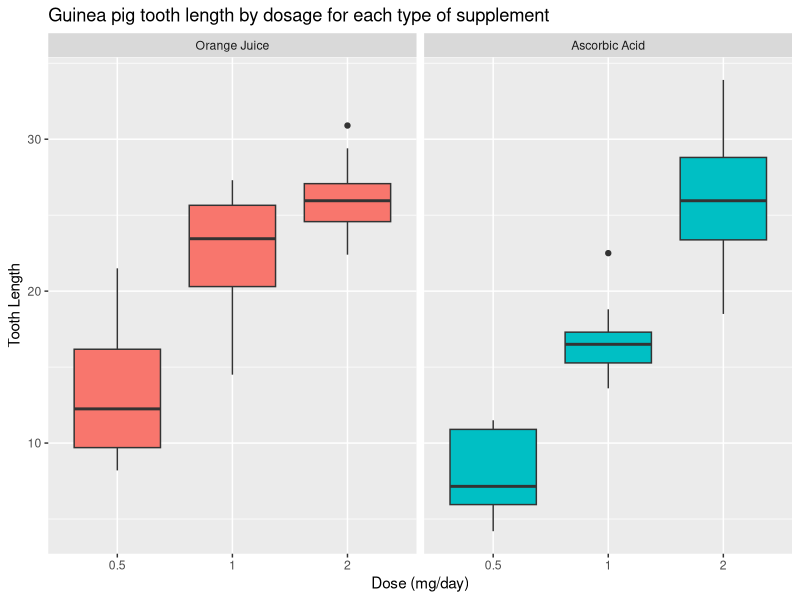

The R source for this figure:
## ---- chunk 1
knitr::opts_chunk$set(echo = TRUE)
## ---- chunk 2
library(datasets)
data(ToothGrowth)
str(ToothGrowth)
head(ToothGrowth)
summary(ToothGrowth)
## ---- chunk 3
library(ggplot2)
t = ToothGrowth
levels(t$supp) <- c("Orange Juice", "Ascorbic Acid")
ggplot(t, aes(x=factor(dose), y=len)) + 
  facet_grid(.~supp) +
  geom_boxplot(aes(fill = supp), show_guide = FALSE) +
  labs(title="Guinea pig tooth length by dosage for each type of supplement", 
    x="Dose (mg/day)",
    y="Tooth Length")
## ---- chunk 4
hypoth1<-t.test(len ~ supp, data = t)
hypoth1$conf.int
hypoth1$p.value
## ---- chunk 5
hypoth2<-t.test(len ~ supp, data = subset(t, dose == 0.5))
hypoth2$conf.int
hypoth2$p.value
## ---- chunk 6
hypoth3<-t.test(len ~ supp, data = subset(t, dose == 1))
hypoth3$conf.int
hypoth3$p.value
## ---- chunk 7
hypoth4<-t.test(len ~ supp, data = subset(t, dose == 2))
hypoth4$conf.int
hypoth4$p.value
